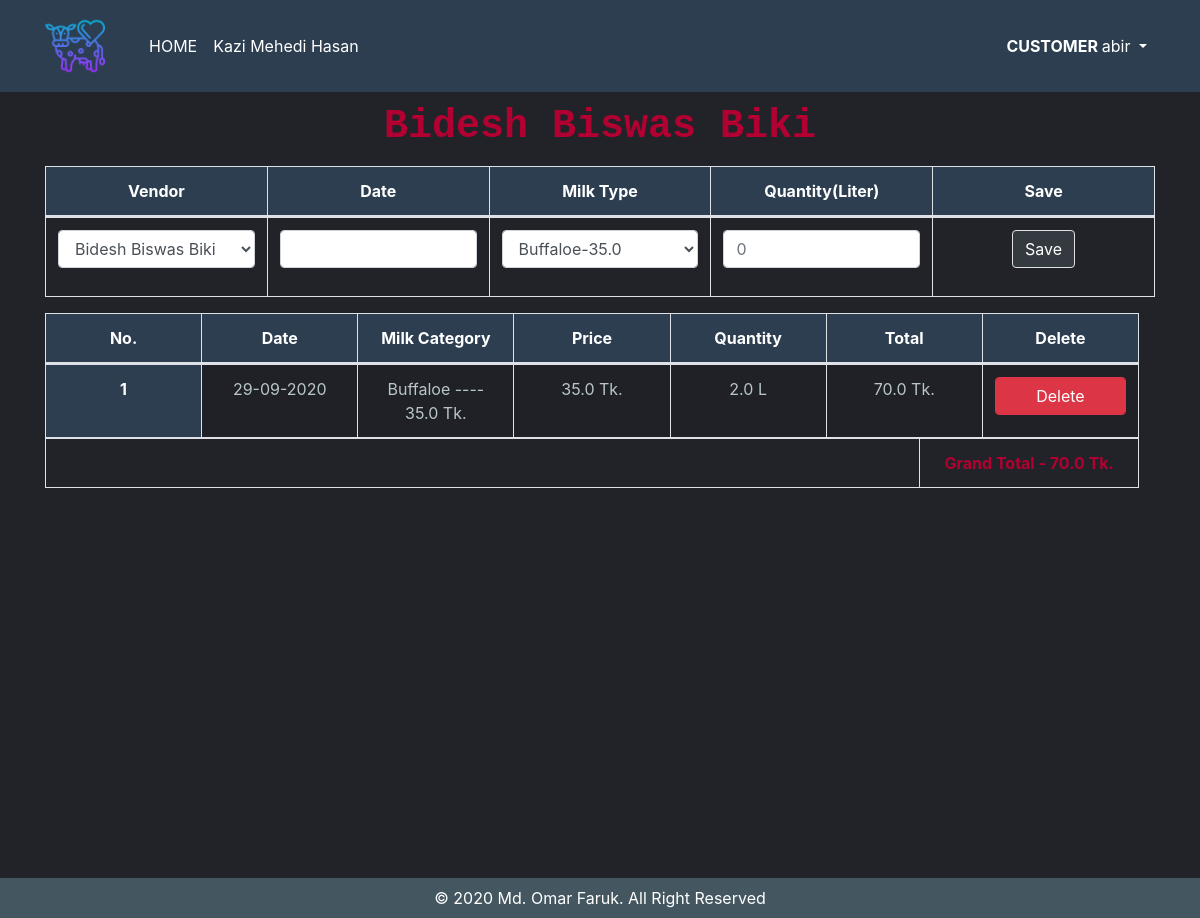
Before: /ledger/5/ (signed in) with the older database file.
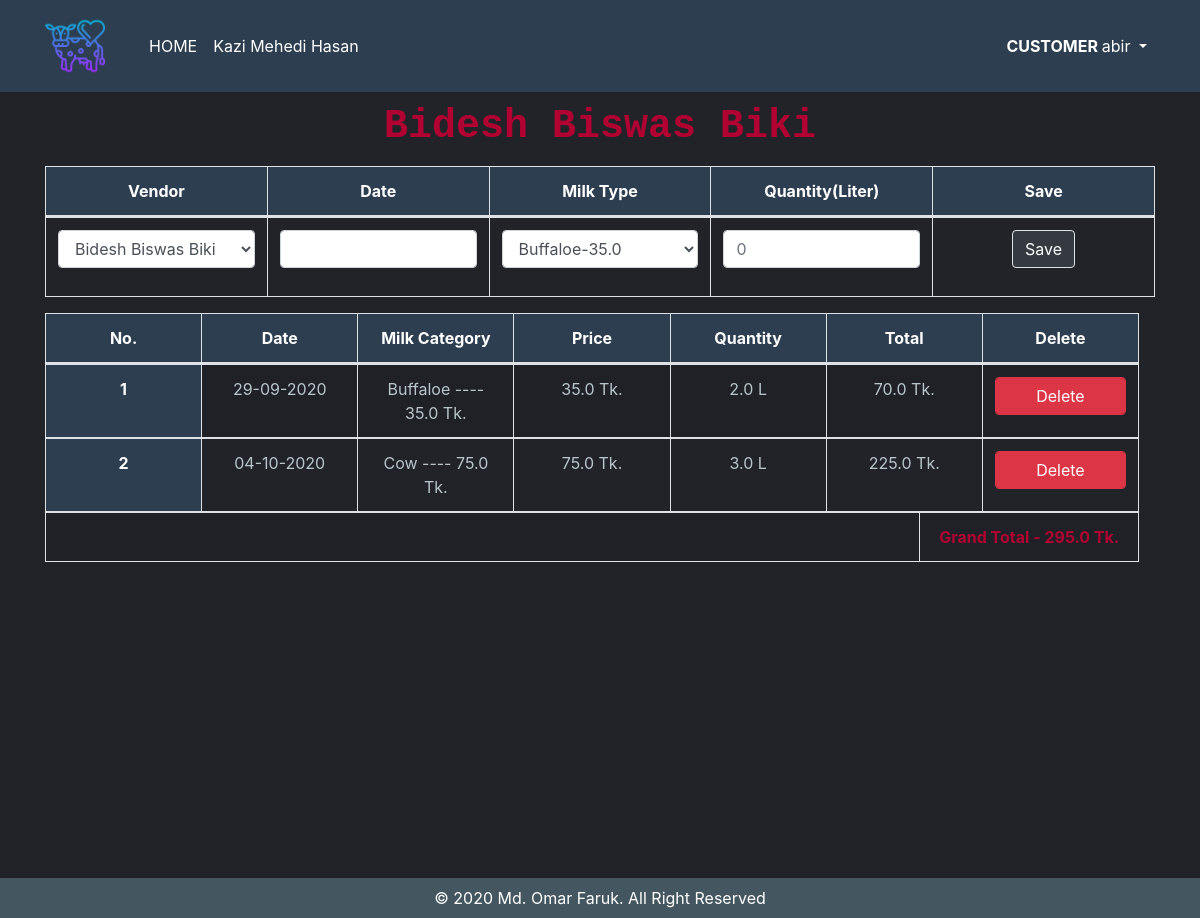
After: the same page with the newer database file.
### dairyapp/models.py (models this page shows)
class vendorledger(models.Model):
    related_vendor = models.ForeignKey(Vendor, related_name='vendorledger', on_delete=models.CASCADE,null=True)
    related_milkcategory = models.ForeignKey(MilkCategory, related_name='vendorledger', on_delete=models.CASCADE, null=True)
    date = models.CharField(max_length=1000000,db_index=True)
    price = models.FloatField(max_length=1000000,db_index=True,default=0.0)
    quantity = models.FloatField(max_length=1000000,db_index=True,default=0.0)
    total = models.FloatField(max_length=1000000,db_index=True,default=0.0)
    class Meta:
        ordering = ('-date',)

class MilkCategory(models.Model):
    CHOICES1 = (
        ('Cow','Cow'),
        ('Buffaloe','Buffalo'),#buffaloes
        ('Others','Others'),
    )
    animalname= models.CharField(max_length=200,choices=CHOICES1)
    milkprice = models.FloatField(max_length=200, db_index=True)
    related_vendor = models.ForeignKey(Vendor, related_name='MilkCategory', on_delete=models.CASCADE, null=True)
    def __str__(self):
        return self.animalname +" ---- " + str(self.milkprice) + " Tk."

### dairyapp/views.py (the view)
# urls.py: path('ledger/<int:pk>/', views.ledger, name='ledger'),  # Individual vendor dashboard
@login_required
def ledger(request,pk):
         ledgerform = vendorledgerForm()
         vendor_obj = get_object_or_404(models.Vendor,pk=pk)
         ledgerdata = models.vendorledger.objects.filter(related_vendor=vendor_obj)
         alltotal=0.0
         for alto in ledgerdata:
             alltotal = alltotal+float(alto.total)
         print(alltotal)
         milks = models.MilkCategory.objects.filter(related_vendor=vendor_obj)
         milk_list = [(milk.animalname +"-"+ str(milk.milkprice), milk.pk) for milk in milks]
         print(milk_list)
         day_list = ["Sunday","Monday","Tuesday","Wednesday","Thursday","Friday","Saturday"]
         return render(request, 'vendor/vendorledger.html',{
             "vendor_obj":vendor_obj,
             "ledgerdata":ledgerdata,
             "ledgerform":ledgerform,
             "num_range":range(6),
             "milk_list":milk_list,
             "day_list":day_list,
             "alltotal":alltotal,
             })

### dairyapp/forms.py
class vendorledgerForm(forms.Form):
    CHOICES1 = (
        ('Cow','Cow'),
        ('Buffaloe','Buffaloe'),
        ('Others','Others'),
    )
    CHOICES2 = (
        ('Sunday','Sunday'),
        ('Monday','Monday'),
        ('Tuesday','Tuesday'),
        ('Wednesday','Wednesday'),
        ('Thursday','Thursday'),
        ('Friday','Friday'),
        ('Saturday','Saturday'),
    )
    Milk_Category = forms.ChoiceField(label='',choices=CHOICES1)
    Day = forms.ChoiceField(label='',choices=CHOICES2)
    Quantity = forms.CharField(label='',required=False)

### dairyapp/models.py (called while the page is built)
    def __str__(self):
        return self.vendorname

### dairyapp/templatetags/custom_tags.py (called while the page is built)
@register.simple_tag(name="multiply")
def multiply(qty, unit_price, *args, **kwargs):
    return qty * unit_price

### templates/vendor/vendorledger.html (shortened to what this page needs)
{% extends 'base.html' %}
{% load crispy_forms_tags %}
{% load templatetags %}
{% block content %}
<h2 class="vendor_name_heading"><strong>{{ vendor_obj }}</strong></h2>
<div class="table-responsive">
  <table class="table table-bordered">
    <thead>
      <tr>
        <th scope="col">Vendor</th>
        <th scop="col">Date</th>
        <th scope="col">Milk Type</th>
        <th scope="col">Quantity(Liter)</th>
        <th scope="col">Save</th>
      </tr>
    </thead>
    <tbody>
      <form action="\ledger_save\" method="POST">
        <tr>
          <td scpoe="col">
            <div class="form-row">
              <div class="col">
                <select class="form-control" id="vendor" name="vendor">
                  <option value="{{ vendor_obj.pk }}"> {{ vendor_obj }} </option>
                </select>
              </div>
            </div>
          </td>
          <td scpoe="col">
            <div class="form-row">
              <div class="col">
                <p><input class="form-control" type="text" name="date" id="datepicker"></p>
              </div>
            </div>
          </td>
          <td scpoe="col">
            <div class="form-row">
              <div class="col">
                <select class="form-control" id="milktype" name="milktype">
                  {% for milk, milk_pk in milk_list %}
                  <option value="{{milk_pk}}"> {{milk}} </option>
                  {% endfor %}
                </select>
              </div>
            </div>
          </td>
          <td scpoe="col">
            <div class="form-row">
              <div class="col">
                <input type="name" class="form-control" name="quantity" placeholder="0" pattern="\d+">
              </div>
            </div>
          </td>
          <td scpoe="col">
            <div class="form-row">
              <div class="col">
                <button type="submit" class="btn btn-dark border">Save</button>
              </div>
            </div>
          </td>
        </tr>
      </form>
    </tbody>
  </table>
</div>
<div class="table-responsive">
  <table class="table table-bordered table-striped ">
    <thead id="theadthid">
      <tr>
        <th scope="col">No.</th>
        <th scope="col">Date</th>
        <th scope="col">Milk Category</th>
        <th scope="col">Price</th>
        <th scope="col">Quantity</th>
        <th scope="col">Total</th>
        <th scope="col">Delete</th>
      </tr>
    </thead>
    <tbody id="tbodydata">
      {% for data in ledgerdata %}
      <tr>
        <th scope="row">{{ forloop.counter }}</th>
        <td>{{ data.date }}</td>
        <td>{{ data.related_milkcategory }}</td>
        <td>{{ data.price }} Tk.</td>
        <td>{{ data.quantity }} L</td>
        <td>{% multiply data.quantity data.price %} Tk.</td>
        <td>
          <form action="{% url 'ledger_delete' %}" method="POST">
            <button class="btn btn-danger form-control" type="submit" name="ledger_pk" value="{{data.pk}}">Delete</button>
          </form>
        </td>
      </tr>
      {% endfor %}
      <tr>
        <td colspan="4"></td>
        <td id="totalid"><strong>Grand Total - {{ alltotal }} Tk.</strong></td>
      </tr>
    </tbody>
  </table>
</div>
{% endblock %}

Changed rows visible on the page:
added vendorledger: date "04-10-2020", related_milkcategory "Cow ---- 75.0 Tk.", price "75.0", quantity "3.0", quantity+price "225.0", {{ data.pk }} 5 (drawn)
Other visible differences:
{{ alltotal }}: "70.0" → "295.0"
